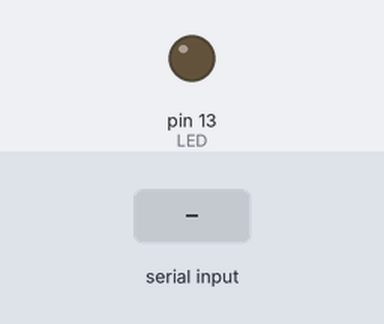
Recording of a sketch running on a simulated Arduino Uno, built with avr-gcc and run on an emulated ATmega328P. Parts: output pins drawn as LEDs (lit = HIGH). The test bench sets the inputs (shaded band).

Above: at 1.2 s.
1.3 s: "90,45\n" received over Serial
At 1.6 s:
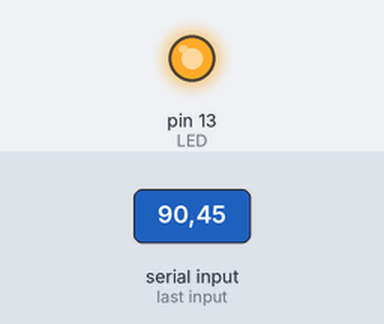
Timing chart, 0 to 4.3 s (numbered marks = the images above; inputs shaded):
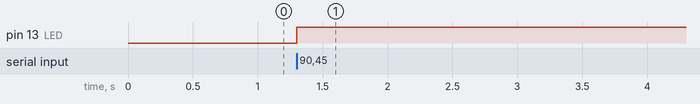

The sketch:

LED_blink_by_Serial_Monitor.ino
```cpp
const int LED = 13;
int blinkRate;
int blinkSpeed;

void setup()
{
   Serial.begin(9600);
   pinMode(LED, OUTPUT);
}

void loop()
{
   if(Serial.available())
     {
       char ch = Serial.read();
       if(ch>='0' && ch<='9')
         {
           blinkRate = (ch-'0');
           blinkSpeed = blinkRate*1000;
         }
       blink();
     }

}


void blink()
{
   digitalWrite(LED, HIGH);
   delay(blinkSpeed);
}
```

Measured:
- after the input at 1.3 s, pin 13 (LED): LOW → HIGH at once
